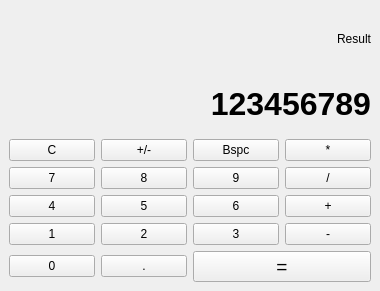
<?xml version="1.0" encoding="UTF-8"?>
<ui version="4.0">
 <class>MainWindow</class>
 <widget class="QMainWindow" name="MainWindow">
  <property name="geometry">
   <rect>
    <x>0</x>
    <y>0</y>
    <width>380</width>
    <height>291</height>
   </rect>
  </property>
  <property name="windowTitle">
   <string>Calculator</string>
  </property>
  <property name="styleSheet">
   <string notr="true"/>
  </property>
  <widget class="QWidget" name="centralwidget">
   <layout class="QVBoxLayout" name="verticalLayout_2">
    <item>
     <layout class="QVBoxLayout" name="verticalLayout">
      <item>
       <widget class="QLabel" name="lbl_result">
        <property name="text">
         <string>Result</string>
        </property>
        <property name="alignment">
         <set>Qt::AlignRight|Qt::AlignTrailing|Qt::AlignVCenter</set>
        </property>
       </widget>
      </item>
      <item>
       <widget class="QLabel" name="lbl_input">
        <property name="maximumSize">
         <size>
          <width>16777215</width>
          <height>70</height>
         </size>
        </property>
        <property name="font">
         <font>
          <pointsize>24</pointsize>
          <weight>75</weight>
          <bold>true</bold>
         </font>
        </property>
        <property name="styleSheet">
         <string notr="true"/>
        </property>
        <property name="text">
         <string>123456789</string>
        </property>
        <property name="alignment">
         <set>Qt::AlignRight|Qt::AlignTrailing|Qt::AlignVCenter</set>
        </property>
       </widget>
      </item>
      <item>
       <layout class="QGridLayout" name="gridLayout">
        <item row="0" column="3">
         <widget class="QPushButton" name="pb_multiply">
          <property name="text">
           <string>*</string>
          </property>
         </widget>
        </item>
        <item row="2" column="0">
         <widget class="QPushButton" name="pb_n4">
          <property name="text">
           <string>4</string>
          </property>
         </widget>
        </item>
        <item row="0" column="2">
         <widget class="QPushButton" name="pb_bspc">
          <property name="text">
           <string>Bspc</string>
          </property>
         </widget>
        </item>
        <item row="3" column="0">
         <widget class="QPushButton" name="pb_n1">
          <property name="text">
           <string>1</string>
          </property>
         </widget>
        </item>
        <item row="1" column="0">
         <widget class="QPushButton" name="pb_n7">
          <property name="text">
           <string>7</string>
          </property>
         </widget>
        </item>
        <item row="0" column="0">
         <widget class="QPushButton" name="pb_clear">
          <property name="text">
           <string>C</string>
          </property>
         </widget>
        </item>
        <item row="0" column="1">
         <widget class="QPushButton" name="pb_sign_change">
          <property name="text">
           <string>+/-</string>
          </property>
         </widget>
        </item>
        <item row="4" column="0">
         <widget class="QPushButton" name="pb_n0">
          <property name="text">
           <string>0</string>
          </property>
         </widget>
        </item>
        <item row="1" column="1">
         <widget class="QPushButton" name="pb_n8">
          <property name="text">
           <string>8</string>
          </property>
         </widget>
        </item>
        <item row="2" column="1">
         <widget class="QPushButton" name="pb_n5">
          <property name="text">
           <string>5</string>
          </property>
         </widget>
        </item>
        <item row="3" column="1">
         <widget class="QPushButton" name="pb_n2">
          <property name="text">
           <string>2</string>
          </property>
         </widget>
        </item>
        <item row="4" column="1">
         <widget class="QPushButton" name="pb_point">
          <property name="text">
           <string>.</string>
          </property>
         </widget>
        </item>
        <item row="1" column="2">
         <widget class="QPushButton" name="pb_n9">
          <property name="text">
           <string>9</string>
          </property>
         </widget>
        </item>
        <item row="2" column="2">
         <widget class="QPushButton" name="pb_n6">
          <property name="text">
           <string>6</string>
          </property>
         </widget>
        </item>
        <item row="3" column="2">
         <widget class="QPushButton" name="pb_n3">
          <property name="text">
           <string>3</string>
          </property>
         </widget>
        </item>
        <item row="1" column="3">
         <widget class="QPushButton" name="pb_div">
          <property name="text">
           <string>/</string>
          </property>
         </widget>
        </item>
        <item row="2" column="3">
         <widget class="QPushButton" name="pb_plus">
          <property name="text">
           <string>+</string>
          </property>
         </widget>
        </item>
        <item row="3" column="3">
         <widget class="QPushButton" name="pb_minus">
          <property name="text">
           <string>-</string>
          </property>
         </widget>
        </item>
        <item row="4" column="2" colspan="2">
         <widget class="QPushButton" name="pb_eq">
          <property name="font">
           <font>
            <pointsize>14</pointsize>
           </font>
          </property>
          <property name="text">
           <string>=</string>
          </property>
         </widget>
        </item>
       </layout>
      </item>
     </layout>
    </item>
   </layout>
  </widget>
 </widget>
 <resources/>
 <connections/>
</ui>
